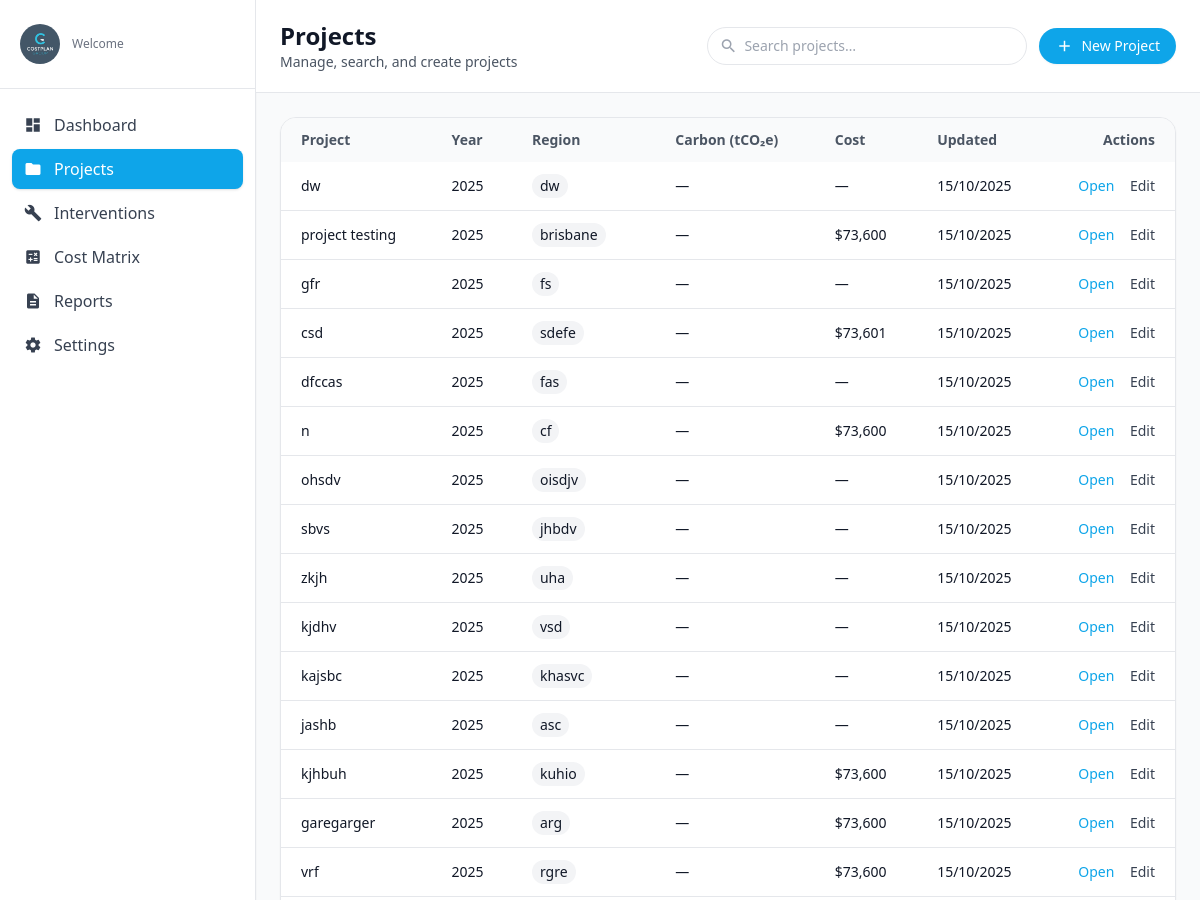
Before: /projects/ (signed in, upper part) with the older database file.
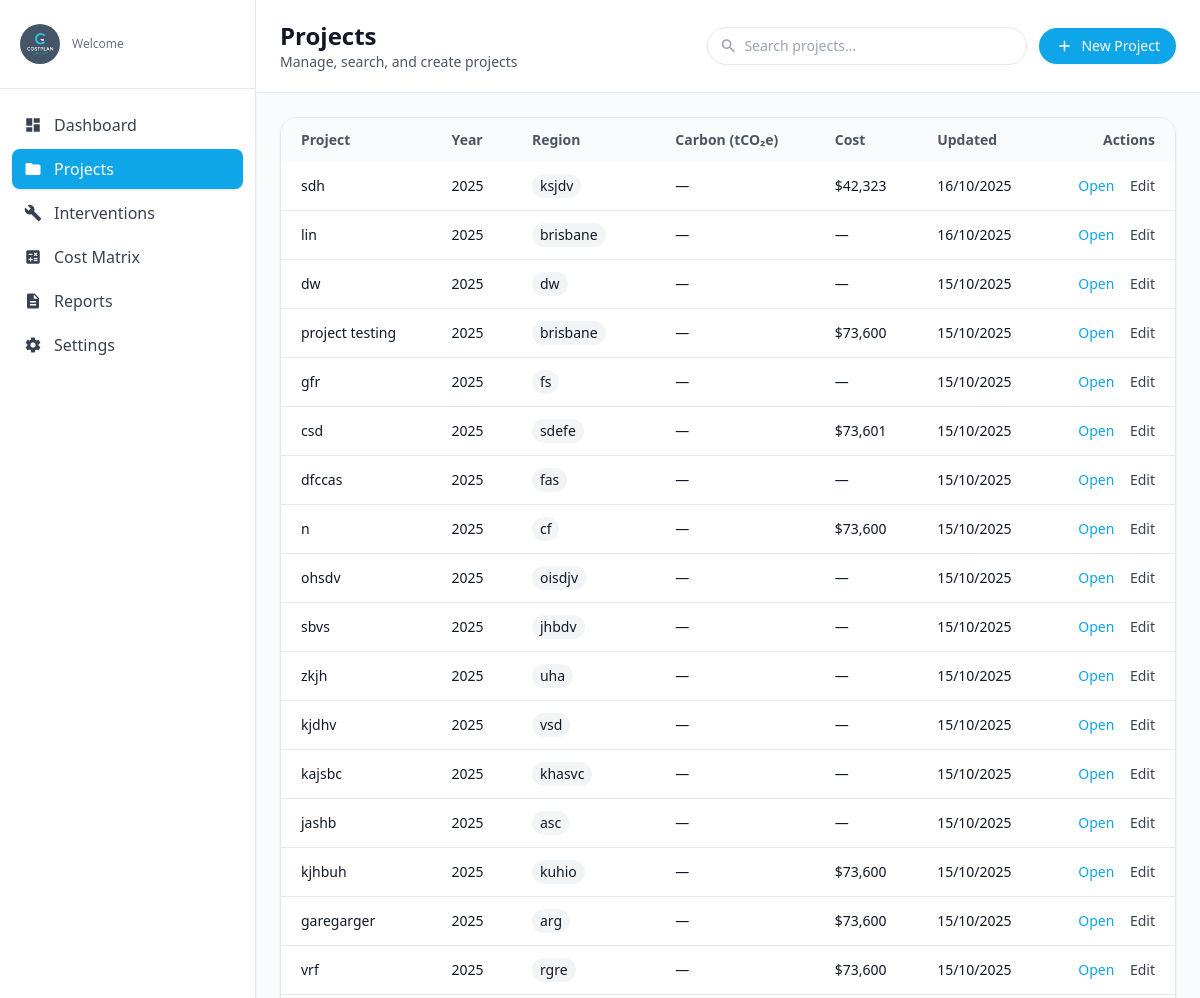
After: the same page with the newer database file.
### app1/models.py (models this page shows, shortened)
class Metrics(models.Model):
    id = models.AutoField(primary_key=True)
    user = models.ForeignKey(User, on_delete=models.SET_NULL, null=True, blank=True, related_name="metrics")
    project_code = models.CharField(max_length=120, null=True, blank=True)  # free-form link to a project if needed
    building_type = models.CharField(max_length=120, null=True, blank=True)
    roof_area_m2 = models.DecimalField(max_digits=12, decimal_places=2, null=True, blank=True)
    roof_percent_gifa = models.DecimalField(max_digits=6, decimal_places=2, null=True, blank=True)
    basement_present = models.BooleanField(default=False)
    basement_size_m2 = models.DecimalField(max_digits=12, decimal_places=2, null=True, blank=True)
    basement_percent_gifa = models.DecimalField(max_digits=6, decimal_places=2, null=True, blank=True)
    num_apartments = models.PositiveIntegerField(null=True, blank=True)
    num_keys = models.PositiveIntegerField(null=True, blank=True)
    num_wcs = models.PositiveIntegerField(null=True, blank=True)
    gifa_m2 = models.DecimalField("GIFA (m²)", max_digits=14, decimal_places=2, null=True, blank=True)
    external_wall_area_m2 = models.DecimalField(max_digits=14, decimal_places=2, null=True, blank=True)
    external_openings_m2 = models.DecimalField(max_digits=14, decimal_places=2, null=True, blank=True)
    building_footprint_m2 = models.DecimalField(max_digits=14, decimal_places=2, null=True, blank=True)
    estimated_auto_budget_aud = models.DecimalField(max_digits=16, decimal_places=2, null=True, blank=True)
    project_name = models.CharField(max_length=255, null=True, blank=True)
    location     = models.CharField(max_length=255, null=True, blank=True)
    created_at = models.DateTimeField(auto_now_add=True)
    updated_at = models.DateTimeField(auto_now=True)
    class Meta:
        db_table = "Metrics"
        indexes = [
            models.Index(fields=["building_type"]),
            models.Index(fields=["project_code"]),
            models.Index(fields=["created_at"]),
        ]

### app1/views.py (the view)
# urls.py: path('projects/', views.projects_view, name='projects'),
@login_required(login_url='login')
def projects_view(request: HttpRequest):
    q = (request.GET.get("q") or "").strip()
    qs = Metrics.objects.all().order_by("-updated_at", "-created_at")
    if q:
        qs = qs.filter(
            Q(project_name__icontains=q) |
            Q(building_type__icontains=q) |
            Q(location__icontains=q)
        )
    return render(request, "projects.html", {"projects": qs, "query": q})

### app1/context_processors.py (called while the page is built)
def theme_context(request):
    return {
        'current_theme': request.session.get('theme', 'light')
    }

### app1/templates/projects.html (shortened to what the changed rows need)
{% load static %}
{% load humanize %}
<!DOCTYPE html>
<html lang="en">
<head>
  <script src="https://cdn.tailwindcss.com"></script>
</head>
<body class="min-h-screen bg-gray-50 text-gray-900">
  <div class="flex min-h-screen">
    <main class="flex-1">
      <header class="bg-white border-b">
        <div class="max-w-7xl mx-auto px-6 py-5">
          <div class="flex flex-col gap-4 md:flex-row md:items-center md:justify-between">
            <div>
              <h1 class="text-2xl font-semibold">Projects</h1>
            </div>
          </div>
        </div>
      </header>
      <div class="max-w-7xl mx-auto px-6 py-6">
        <section class="bg-white border rounded-2xl shadow-sm overflow-x-auto">
          <table class="min-w-full text-sm">
            <thead class="bg-gray-50 text-gray-600">
              <tr>
                <th class="text-left px-5 py-3">Project</th>
                <th class="text-left px-5 py-3">Year</th>
                <th class="text-left px-5 py-3">Region</th>
                <th class="text-left px-5 py-3">Carbon (tCO₂e)</th>
                <th class="text-left px-5 py-3">Cost</th>
                <th class="text-left px-5 py-3">Updated</th>
                <th class="text-right px-5 py-3">Actions</th>
              </tr>
            </thead>
            <tbody id="projectRows" class="divide-y">
              {% for p in projects %}
              <tr class="hover:bg-gray-50" data-name="{{ p.project_name|default_if_none:'' }}">
                <td class="px-5 py-3 font-medium">
                  <a href="{% url 'project_detail' p.id %}" class="hover:underline">
                    {% if p.project_name %}{{ p.project_name }}{% else %}Project #{{ p.id }}{% endif %}
                  </a>
                </td>
                <td class="px-5 py-3">
                  {% if p.updated_at %}{{ p.updated_at|date:"Y" }}
                  {% elif p.created_at %}{{ p.created_at|date:"Y" }}
                  {% else %}—{% endif %}
                </td>
                <td class="px-5 py-3">
                  <span class="inline-flex items-center rounded-full bg-gray-100 px-2 py-0.5">
                    {{ p.location|default:"—" }}
                  </span>
                </td>
                <td class="px-5 py-3">—</td>
                <td class="px-5 py-3">
                  {% if p.estimated_auto_budget_aud %}
                    ${{ p.estimated_auto_budget_aud|floatformat:0|intcomma }}
                  {% else %}—{% endif %}
                </td>
                <td class="px-5 py-3">
                  {% if p.updated_at %}{{ p.updated_at|date:"d/m/Y" }}
                  {% elif p.created_at %}{{ p.created_at|date:"d/m/Y" }}
                  {% else %}—{% endif %}
                </td>
                <td class="px-5 py-3 space-x-3 text-right">
                  <a href="{% url 'project_detail' p.id %}" class="text-brand hover:text-brand-700">Open</a>
                  <a href="{% url 'project_detail' p.id %}?edit=1" class="text-gray-700 hover:text-gray-900">Edit</a>
                </td>
              </tr>
              {% empty %}
              <tr>
                <td colspan="7" class="px-5 py-6 text-gray-500">No projects found.</td>
              </tr>
              {% endfor %}
            </tbody>
          </table>
        </section>
      </div>
    </main>
  </div>
</body>
</html>

Changed rows visible on the page:
added Metrics: project_name "sdh", updated_at "2025", location "ksjdv", estimated_auto_budget_aud "42,323", updated_at "16/10/2025"
added Metrics: project_name "lin", updated_at "2025", location "brisbane", updated_at "16/10/2025"
